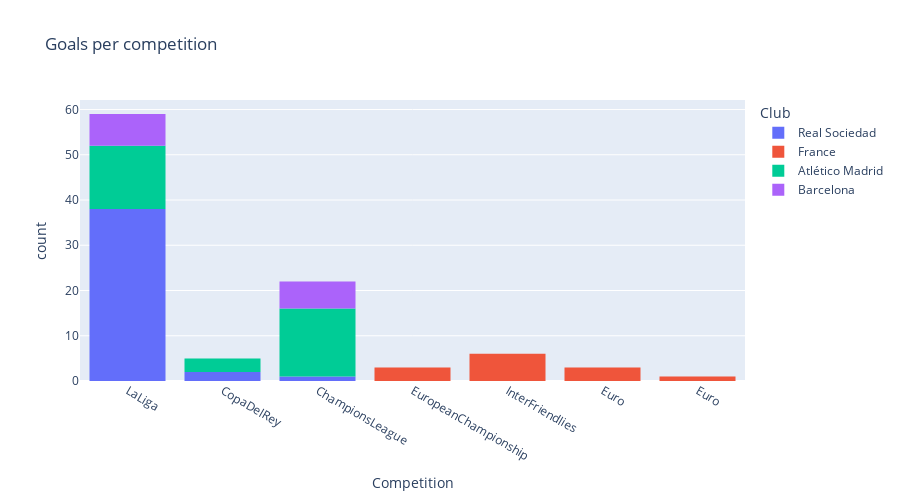

The code cell stored with this chart in its notebook:
### Markdown cell above
#### Goals per competition

### Code cell
px.histogram(
    df,
    x='Competition',
    title="Goals per competition",
    log_x=False,
    log_y=False,
    #symbol='title',
    #markers=True,
    #width=800, 
    height=500,
    color='Club',
    hover_name='Club',
    hover_data=['Competition','Club'])

### Figure 1 — Plotly figure (JSON) as saved in the notebook; plotly's stock layout.template omitted (floating-point values rounded to 4 significant figures)
{"data": [{"alignmentgroup": "True", "bingroup": "x", "hovertemplate": "Club=Real Sociedad<br>Competition=%{x}<br>count=%{y}<extra></extra>", "legendgroup": "Real Sociedad", "marker": {"color": "#636efa", "pattern": {"shape": ""}}, "name": "Real Sociedad", "offsetgroup": "Real Sociedad", "orientation": "v", "showlegend": true, "type": "histogram", "x": ["LaLiga", "LaLiga", "LaLiga", "LaLiga", "LaLiga", "LaLiga", "LaLiga", "LaLiga", "LaLiga", "LaLiga", "LaLiga", "LaLiga", "LaLiga", "LaLiga", "LaLiga", "LaLiga", "LaLiga", "LaLiga", "CopaDelRey", "LaLiga", "LaLiga", "LaLiga", "LaLiga", "LaLiga", "LaLiga", "LaLiga", "LaLiga", "CopaDelRey", "ChampionsLeague", "LaLiga", "LaLiga", "LaLiga", "LaLiga", "LaLiga", "LaLiga", "LaLiga", "LaLiga", "LaLiga", "LaLiga", "LaLiga", "LaLiga"], "xaxis": "x", "yaxis": "y"}, {"alignmentgroup": "True", "bingroup": "x", "hovertemplate": "Club=France<br>Competition=%{x}<br>count=%{y}<extra></extra>", "legendgroup": "France", "marker": {"color": "#EF553B", "pattern": {"shape": ""}}, "name": "France", "offsetgroup": "France", "orientation": "v", "showlegend": true, "type": "histogram", "x": ["EuropeanChampionship", "EuropeanChampionship", "EuropeanChampionship", "InterFriendlies", "InterFriendlies", "InterFriendlies", "InterFriendlies", "Euro", "Euro", "Euro", "Euro ", "InterFriendlies", "InterFriendlies"], "xaxis": "x", "yaxis": "y"}, {"alignmentgroup": "True", "bingroup": "x", "hovertemplate": "Club=Atlético Madrid<br>Competition=%{x}<br>count=%{y}<extra></extra>", "legendgroup": "Atlético Madrid", "marker": {"color": "#00cc96", "pattern": {"shape": ""}}, "name": "Atlético Madrid", "offsetgroup": "Atlético Madrid", "orientation": "v", "showlegend": true, "type": "histogram", "x": ["ChampionsLeague", "ChampionsLeague", "LaLiga", "LaLiga", "LaLiga", "LaLiga", "LaLiga", "LaLiga", "LaLiga", "LaLiga", "LaLiga", "LaLiga", "CopaDelRey", "ChampionsLeague", "ChampionsLeague", "ChampionsLeague", "ChampionsLeague", "ChampionsLeague", "LaLiga", "ChampionsLeague", "ChampionsLeague", "ChampionsLeague", "ChampionsLeague", "LaLiga", "LaLiga", "LaLiga", "CopaDelRey", "CopaDelRey", "ChampionsLeague", "ChampionsLeague", "ChampionsLeague", "ChampionsLeague"], "xaxis": "x", "yaxis": "y"}, {"alignmentgroup": "True", "bingroup": "x", "hovertemplate": "Club=Barcelona<br>Competition=%{x}<br>count=%{y}<extra></extra>", "legendgroup": "Barcelona", "marker": {"color": "#ab63fa", "pattern": {"shape": ""}}, "name": "Barcelona", "offsetgroup": "Barcelona", "orientation": "v", "showlegend": true, "type": "histogram", "x": ["LaLiga", "LaLiga", "LaLiga", "LaLiga", "ChampionsLeague", "ChampionsLeague", "ChampionsLeague", "ChampionsLeague", "ChampionsLeague", "ChampionsLeague", "LaLiga", "LaLiga", "LaLiga"], "xaxis": "x", "yaxis": "y"}], "layout": {"barmode": "relative", "height": 500, "legend": {"title": {"text": "Club"}, "tracegroupgap": 0}, "title": {"text": "Goals per competition"}, "xaxis": {"anchor": "y", "domain": [0, 1], "title": {"text": "Competition"}}, "yaxis": {"anchor": "x", "domain": [0, 1], "title": {"text": "count"}}}}
